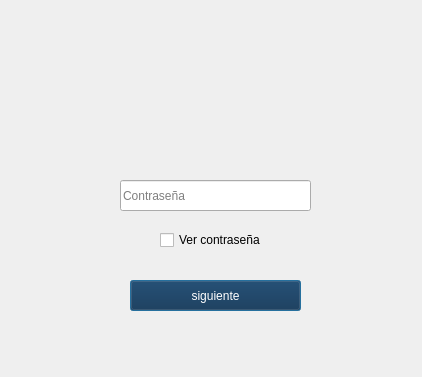
<?xml version="1.0" encoding="UTF-8"?>
<ui version="4.0">
 <class>Dialog</class>
 <widget class="QDialog" name="Dialog">
  <property name="geometry">
   <rect>
    <x>0</x>
    <y>0</y>
    <width>422</width>
    <height>377</height>
   </rect>
  </property>
  <property name="windowTitle">
   <string>Credenciales</string>
  </property>
  <property name="windowIcon">
   <iconset resource="../../recursos/recursos.qrc">
    <normaloff>:/iconos/iconos/Logo.png</normaloff>:/iconos/iconos/Logo.png</iconset>
  </property>
  <property name="styleSheet">
   <string notr="true">QPushButton {
	background-color: rgb(8, 42, 73);
	color: rgb(255,255,255);
	font: 700 12pt &quot;Segoe UI&quot;;
}
QPushButton: hover {
	background-color: rgb(76, 110, 184)
}</string>
  </property>
  <widget class="QLineEdit" name="cont">
   <property name="geometry">
    <rect>
     <x>120</x>
     <y>180</y>
     <width>191</width>
     <height>31</height>
    </rect>
   </property>
   <property name="styleSheet">
    <string notr="true">font: 700 12pt &quot;Segoe UI&quot;;</string>
   </property>
   <property name="echoMode">
    <enum>QLineEdit::EchoMode::Password</enum>
   </property>
   <property name="dragEnabled">
    <bool>false</bool>
   </property>
   <property name="placeholderText">
    <string>Contraseña</string>
   </property>
  </widget>
  <widget class="QLabel" name="label_5">
   <property name="geometry">
    <rect>
     <x>170</x>
     <y>60</y>
     <width>81</width>
     <height>81</height>
    </rect>
   </property>
   <property name="styleSheet">
    <string notr="true">border-image:  url(:/iconos/iconos/Logo.png) 0 0 0 0 stretch stretch;
background-repeat: no-repeat;
background-position: center;
border-radius: 15px;</string>
   </property>
   <property name="text">
    <string/>
   </property>
   <property name="scaledContents">
    <bool>true</bool>
   </property>
  </widget>
  <widget class="QLabel" name="mensaje">
   <property name="geometry">
    <rect>
     <x>110</x>
     <y>210</y>
     <width>211</width>
     <height>20</height>
    </rect>
   </property>
   <property name="styleSheet">
    <string notr="true">color: rgb(255, 0, 0);</string>
   </property>
   <property name="text">
    <string>&lt;html&gt;&lt;head/&gt;&lt;body&gt;&lt;p align=&quot;center&quot;&gt;&lt;span style=&quot; font-size:10pt;&quot;&gt;&lt;br/&gt;&lt;/span&gt;&lt;/p&gt;&lt;/body&gt;&lt;/html&gt;</string>
   </property>
  </widget>
  <widget class="QPushButton" name="btnsig">
   <property name="geometry">
    <rect>
     <x>130</x>
     <y>280</y>
     <width>171</width>
     <height>31</height>
    </rect>
   </property>
   <property name="styleSheet">
    <string notr="true">background-color: rgb(8, 42, 72);
font: 700 12pt &quot;Segoe UI&quot;;</string>
   </property>
   <property name="text">
    <string>siguiente</string>
   </property>
  </widget>
  <widget class="QCheckBox" name="checkvercont">
   <property name="geometry">
    <rect>
     <x>160</x>
     <y>230</y>
     <width>101</width>
     <height>20</height>
    </rect>
   </property>
   <property name="text">
    <string>Ver contraseña</string>
   </property>
  </widget>
 </widget>
 <resources>
  <include location="../../recursos/recursos.qrc"/>
 </resources>
 <connections/>
</ui>
